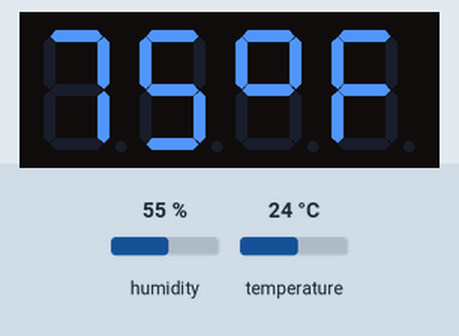
Bench run of a sketch on a simulated Arduino Uno, built with avr-gcc and run on an emulated ATmega328P. Shown: 4-digit seven-segment display. Wiring (inferred from the names in the program): 4-digit 7-segment display, segments lit when HIGH: segments pin 2, pin 3, pin 4, pin 5, pin 6, pin 7, pin 8; digit selects pin 9, pin 10, pin 11, pin 12. The test bench sets the inputs (shaded band); at power-on: temperature 24 °C, humidity 55 %. Random numbers use the default seed unless the sketch sets one; the segment pins are drawn as the display they are named for.

Above: at 2.8 s.
2.9 s: temperature set to 12 °C
At 4.6 s:
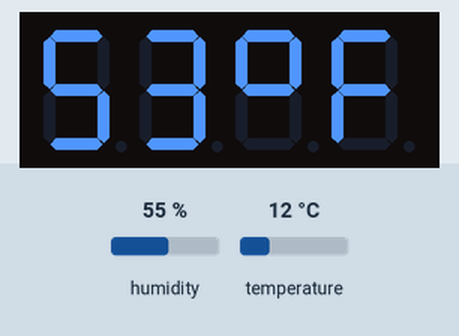
5.6 s: temperature set to 19 °C
At 6.8 s:
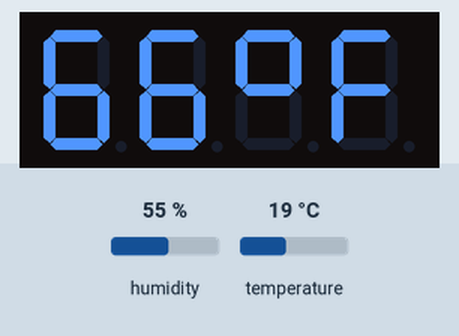
8.3 s: temperature set to 28 °C
At 11.0 s:
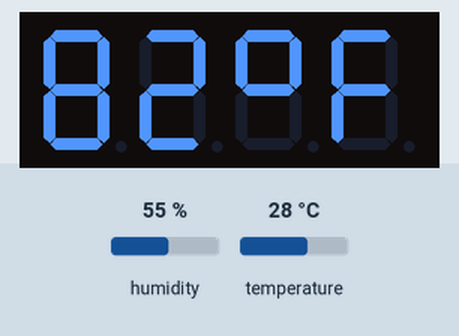
Timing chart, 0 to 12.5 s (numbered marks = the images above; inputs shaded):
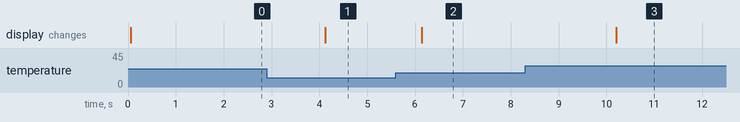

The sketch:

themometer.ino
```cpp
#include "DHT.h"

#define DHTPIN A0
#define DHTTYPE DHT22
DHT dht(DHTPIN, DHTTYPE);

int pinA = 2;
int pinB = 3;
int pinC = 4;
int pinD = 5;
int pinE = 6;
int pinF = 7;
int pinG = 8;
int D1 = 9;
int D2 = 10;
int D3 = 11;
int D4 = 12;
//
// the setup routine runs once when you press reset:
void setup() {
  Serial.begin(9600);
  // initialize the digital pins as outputs.
  pinMode(pinA, OUTPUT);
  pinMode(pinB, OUTPUT);
  pinMode(pinC, OUTPUT);
  pinMode(pinD, OUTPUT);
  pinMode(pinE, OUTPUT);
  pinMode(pinF, OUTPUT);
  pinMode(pinG, OUTPUT);
  pinMode(D1, OUTPUT);
  pinMode(D2, OUTPUT);
  pinMode(D3, OUTPUT);
  pinMode(D4, OUTPUT);
  dht.begin();
}

void setDigitConfig(int * array, int number) {
  if (number < 0 || number > 9) {
    number = 0;
  }
  switch (number) {
    case 0:
      array[0] = HIGH;
      array[1] = HIGH;
      array[2] = HIGH;
      array[3] = HIGH;
      array[4] = HIGH;
      array[5] = HIGH;
      array[6] = LOW;
      break;
    case 1:
      array[0] = LOW;
      array[1] = HIGH;
      array[2] = HIGH;
      array[3] = LOW;
      array[4] = LOW;
      array[5] = LOW;
      array[6] = LOW;
      break;
    case 2:
      array[0] = HIGH;
      array[1] = HIGH;
      array[2] = LOW;
      array[3] = HIGH;
      array[4] = HIGH;
      array[5] = LOW;
      array[6] = HIGH;
      break;
    case 3:
      array[0] = HIGH;
      array[1] = HIGH;
      array[2] = HIGH;
      array[3] = HIGH;
      array[4] = LOW;
      array[5] = LOW;
      array[6] = HIGH;
      break;
    case 4:
      array[0] = LOW;
      array[1] = HIGH;
      array[2] = HIGH;
      array[3] = LOW;
      array[4] = LOW;
      array[5] = HIGH;
      array[6] = HIGH;
      break;
    case 5:
      array[0] = HIGH;
      array[1] = LOW;
      array[2] = HIGH;
      array[3] = HIGH;
      array[4] = LOW;
      array[5] = HIGH;
      array[6] = HIGH;
      break;
    case 6:
      array[0] = HIGH;
      array[1] = LOW;
      array[2] = HIGH;
      array[3] = HIGH;
      array[4] = HIGH;
      array[5] = HIGH;
      array[6] = HIGH;
      break;
    case 7:
      array[0] = HIGH;
      array[1] = HIGH;
      array[2] = HIGH;
      array[3] = LOW;
      array[4] = LOW;
      array[5] = LOW;
      array[6] = LOW;
      break;
    case 8:
      array[0] = HIGH;
      array[1] = HIGH;
      array[2] = HIGH;
      array[3] = HIGH;
      array[4] = HIGH;
      array[5] = HIGH;
      array[6] = HIGH;
      break;
    case 9:
      array[0] = HIGH;
      array[1] = HIGH;
      array[2] = HIGH;
      array[3] = HIGH;
      array[4] = LOW;
      array[5] = HIGH;
      array[6] = HIGH;
      break;
  }
  return array;
}

void displayNumToDigit(int digit, int num) {
  switch (digit) {
    case 0:
      digitalWrite(D1, LOW);
      digitalWrite(D2, HIGH);
      digitalWrite(D3, HIGH);
      digitalWrite(D4, HIGH);
      break;
    case 1:
      digitalWrite(D1, HIGH);
      digitalWrite(D2, LOW);
      digitalWrite(D3, HIGH);
      digitalWrite(D4, HIGH);
      break;
    case 2:
      digitalWrite(D1, HIGH);
      digitalWrite(D2, HIGH);
      digitalWrite(D3, LOW);
      digitalWrite(D4, HIGH);
      break;
    case 3:
      digitalWrite(D1, HIGH);
      digitalWrite(D2, HIGH);
      digitalWrite(D3, HIGH);
      digitalWrite(D4, LOW);
      break;
  }
  int nums[7];
  setDigitConfig(nums, num);
  digitalWrite(pinA, nums[0]);
  digitalWrite(pinB, nums[1]);
  digitalWrite(pinC, nums[2]);
  digitalWrite(pinD, nums[3]);
  digitalWrite(pinE, nums[4]);
  digitalWrite(pinF, nums[5]);
  digitalWrite(pinG, nums[6]);
}

int randomN(int last) {
  int randomNum = last;
  while (randomNum == last) {
    randomNum = random(0,10000);
  }
  return randomNum;
}

void displayNumber(int n) {
  if (n < 0 || n > 9999) {
    n = 0;
  }
  int num0 = n / 1000;
  int num1 = (n / 100) % 10;
  int num2 = (n / 10) % 10;
  int num3 = n % 10;
  displayNumToDigit(0, num0);
  delay(5.5);
  displayNumToDigit(1, num1);
  delay(5.5);
  displayNumToDigit(2, num2);
  delay(5.5);
  displayNumToDigit(3, num3);
  delay(5.5);
}

void scrollRandoms() {
  int randomNum = 0;
  randomNum = randomN(randomNum);
  for (int i = 0; i < 3; i++) {
    displayNumber(randomNum);
  }
}

void countdown() {
  for (int i = 60; i >= 0; i--) {
    for (int j = 0; j < 49; j++) {
      displayNumber(i);
    }
  }
  for (int i = 0; i < 10; i++) {
    scrollRandoms();
  }
}

void displayTempF(int temp) {
  int digit0 = temp / 10;
  int digit1 = temp % 10;
  displayNumToDigit(0, digit0);
  delay(5.5);
  displayNumToDigit(1, digit1);
  delay(5.5);
  // show degree sign
  digitalWrite(D1, HIGH);
  digitalWrite(D2, HIGH);
  digitalWrite(D3, LOW);
  digitalWrite(D4, HIGH);
  digitalWrite(pinA, HIGH);
  digitalWrite(pinB, HIGH);
  digitalWrite(pinC, LOW);
  digitalWrite(pinD, LOW);
  digitalWrite(pinE, LOW);
  digitalWrite(pinF, HIGH);
  digitalWrite(pinG, HIGH);
  delay(5.5);
  // show F
  digitalWrite(D1, HIGH);
  digitalWrite(D2, HIGH);
  digitalWrite(D3, HIGH);
  digitalWrite(D4, LOW);
  digitalWrite(pinA, HIGH);
  digitalWrite(pinB, LOW);
  digitalWrite(pinC, LOW);
  digitalWrite(pinD, LOW);
  digitalWrite(pinE, HIGH);
  digitalWrite(pinF, HIGH);
  digitalWrite(pinG, HIGH);
  delay(5.5);
}

void loop() {
  int tempF = dht.readTemperature() * 1.8 + 32;
  for (int i = 0; i < 100; i++) {
    displayTempF(tempF);
  }

}
```

Measured:
- after the input at 2.9 s, the display: changes after 1.2 s (image 1)
- after the input at 5.6 s, the display: changes after 0.54 s (image 2)
- after the input at 8.3 s, the display: changes after 1.9 s (image 3)
